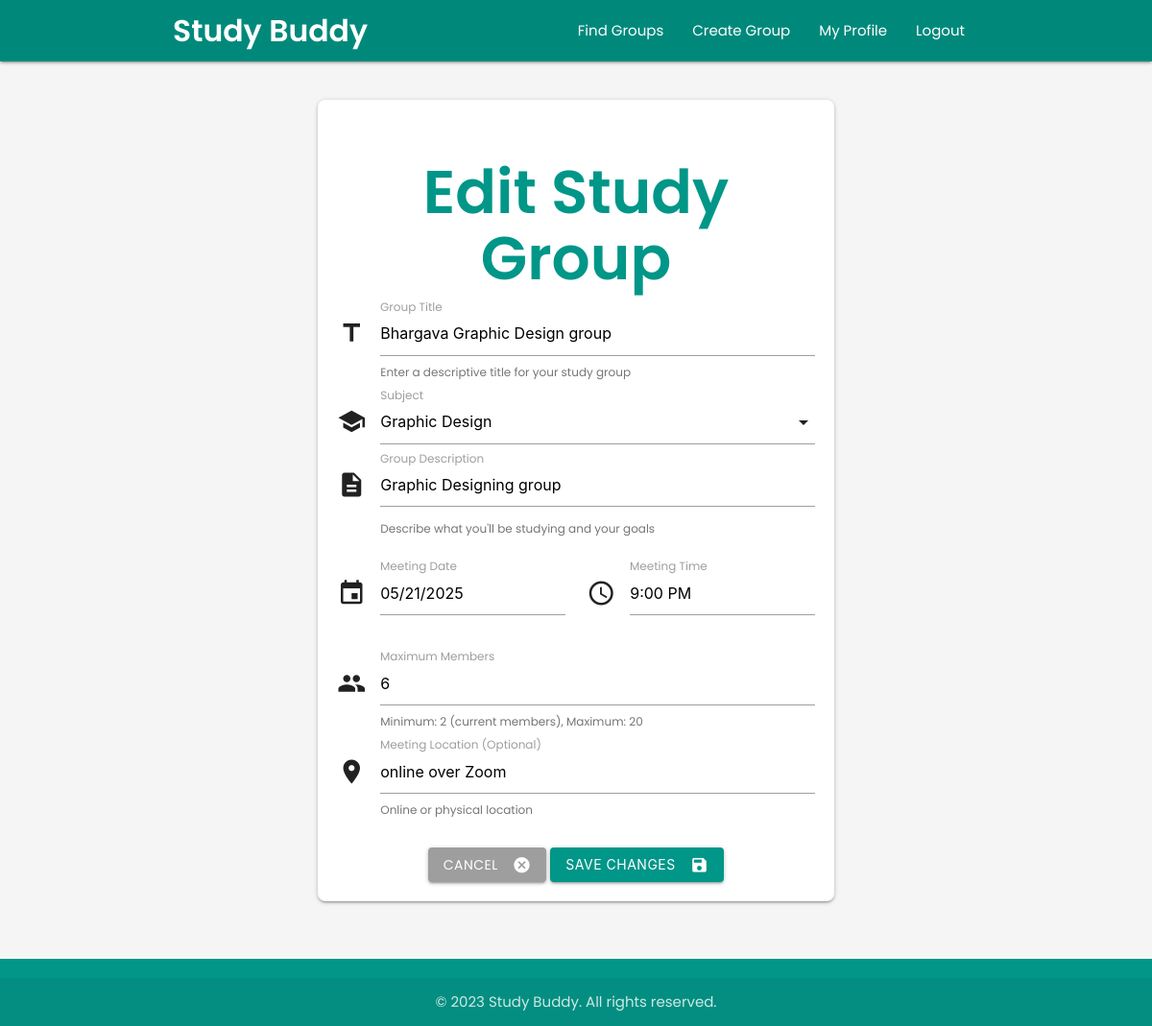
The page /dashboard/edit_group/3 (signed in) on the database as committed earlier.
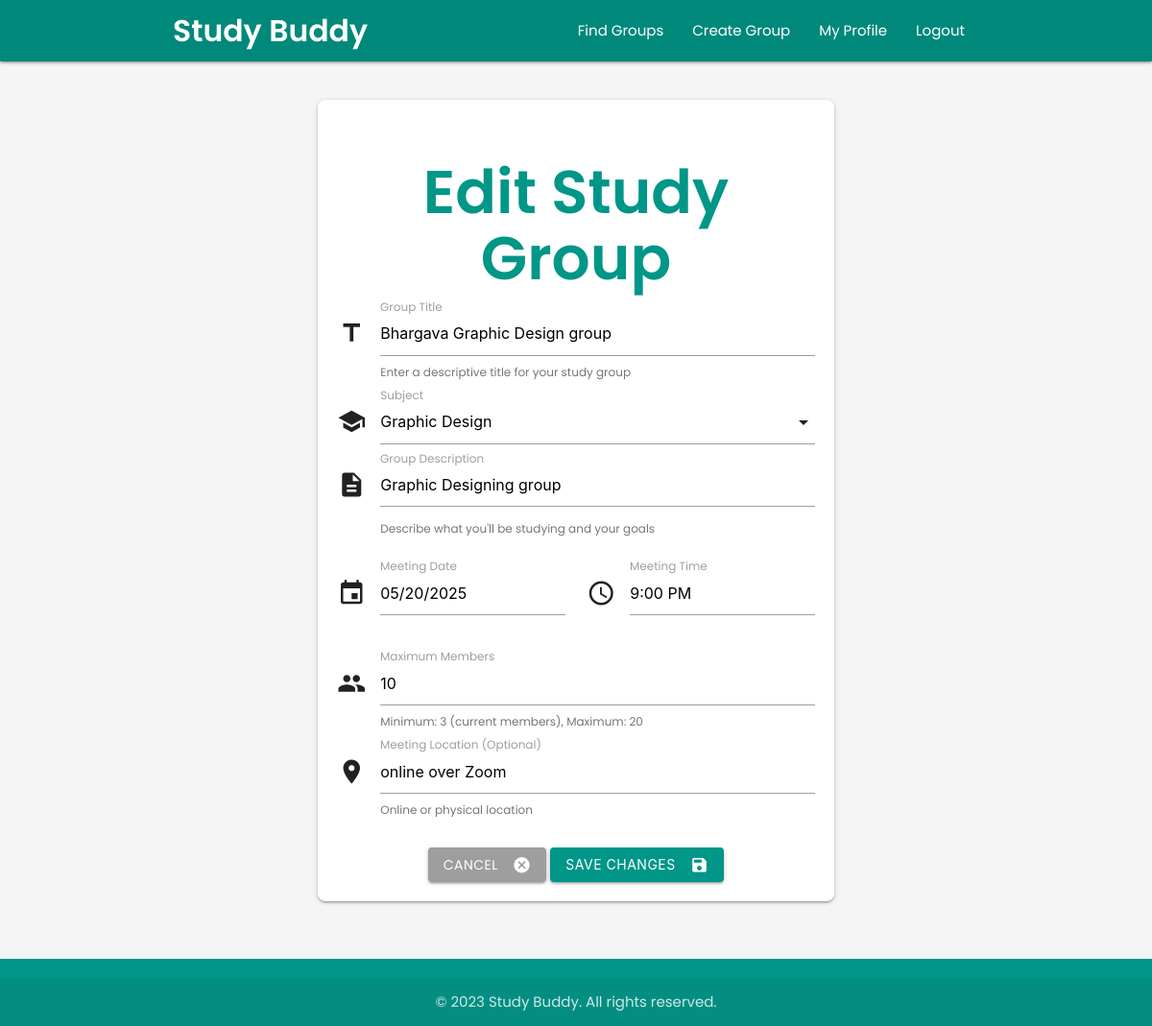
The same page on the database as committed later.
### userDashboard/models.py (models this page shows, shortened)
class StudyGroup(models.Model):
    title = models.CharField(max_length=100)
    description = models.TextField()
    subject = models.ForeignKey(Subject, on_delete=models.CASCADE, related_name='study_groups')
    host = models.ForeignKey(settings.AUTH_USER_MODEL, on_delete=models.CASCADE, related_name='hosted_groups')
    members = models.ManyToManyField(settings.AUTH_USER_MODEL, through='GroupMembership', related_name='joined_groups')
    max_members = models.PositiveIntegerField(default=8)
    meeting_date = models.DateField()
    meeting_time = models.TimeField()
    meeting_location = models.CharField(max_length=255, blank=True)
    slug = models.SlugField(max_length=120, blank=True)
    created_at = models.DateTimeField(auto_now_add=True)
    updated_at = models.DateTimeField(auto_now=True)
    @property
    def current_member_count(self):
        return self.members.count()
    class Meta:
        ordering = ['meeting_date', 'meeting_time']

### userDashboard/views.py (the view, shortened to what this page needs)
# urls.py: path('edit_group/<int:group_id>', views.edit_group, name='edit_group'),
@login_required
def edit_group(request, group_id):
    try:
        group = StudyGroup.objects.get(id=group_id)
        if group.host != request.user:
            messages.error(request, "Only the host can edit the group details.")
            return redirect('group_details', group_id=group_id, slug=group.slug)
        subjects = Subject.objects.all().order_by('name')
        return render(request, 'userDashboard/edit_group.html', {
            'group': group,
            'subjects': subjects
        })
    except StudyGroup.DoesNotExist:
        messages.error(request, "Study group not found.")
        return redirect('dashboard')

### userDashboard/templates/userDashboard/edit_group.html (shortened to what the changed rows need)
<!DOCTYPE html>
<html lang="en">
<head>
  <link rel="stylesheet" href="https://cdnjs.cloudflare.com/ajax/libs/materialize/1.0.0/css/materialize.min.css">
</head>
<body>
  <main id="main-content" class="container">
    <div class="row">
      <div class="col s12 m8 offset-m2">
        <div class="form-card card">
          <h1 class="page-title center-align">Edit Study Group</h1>
          <form method="POST" action="{% url 'edit_group' group.id %}">
            <div class="input-field">
              <i class="material-icons prefix">title</i>
              <input id="group_title" name="group_title" type="text" class="validate" value="{{ group.title }}" required aria-required="true">
              <label for="group_title" class="active">Group Title</label>
              <span class="helper-text">Enter a descriptive title for your study group</span>
            </div>
            <div class="input-field">
              <i class="material-icons prefix">description</i>
              <textarea id="description" name="description" class="materialize-textarea">{{ group.description }}</textarea>
              <label for="description" class="active">Group Description</label>
              <span class="helper-text">Describe what you'll be studying and your goals</span>
            </div>
            <div class="row">
              <div class="col s12 m6">
                <div class="input-field">
                  <i class="material-icons prefix">event</i>
                  <input id="meeting_date" name="meeting_date" type="text" class="datepicker" value="{{ group.meeting_date|date:'m/d/Y' }}" required aria-required="true">
                  <label for="meeting_date" class="active">Meeting Date</label>
                </div>
              </div>
              <div class="col s12 m6">
                <div class="input-field">
                  <i class="material-icons prefix">access_time</i>
                  <input id="meeting_time" name="meeting_time" type="text" class="timepicker" value="{{ group.meeting_time|time:'g:i A' }}" required aria-required="true">
                  <label for="meeting_time" class="active">Meeting Time</label>
                </div>
              </div>
            </div>
            <div class="input-field">
              <i class="material-icons prefix">group</i>
              <input id="max_members" name="max_members" type="number" min="{{ group.current_member_count }}" max="20" value="{{ group.max_members }}" required aria-required="true">
              <label for="max_members" class="active">Maximum Members</label>
              <span class="helper-text">Minimum: {{ group.current_member_count }} (current members), Maximum: 20</span>
            </div>
            <div class="input-field">
              <i class="material-icons prefix">location_on</i>
              <input id="location" name="location" type="text" value="{{ group.meeting_location }}">
              <label for="location" class="active">Meeting Location (Optional)</label>
              <span class="helper-text">Online or physical location</span>
            </div>
          </form>
        </div>
      </div>
    </div>
  </main>
</body>
</html>

Rows that differ between the two databases and show on the page:
changed StudyGroup "Bhargava Graphic Design group": meeting_date "05/21/2025" → "05/20/2025"; max_members "6" → "10"; current_member_count "2" → "3"
